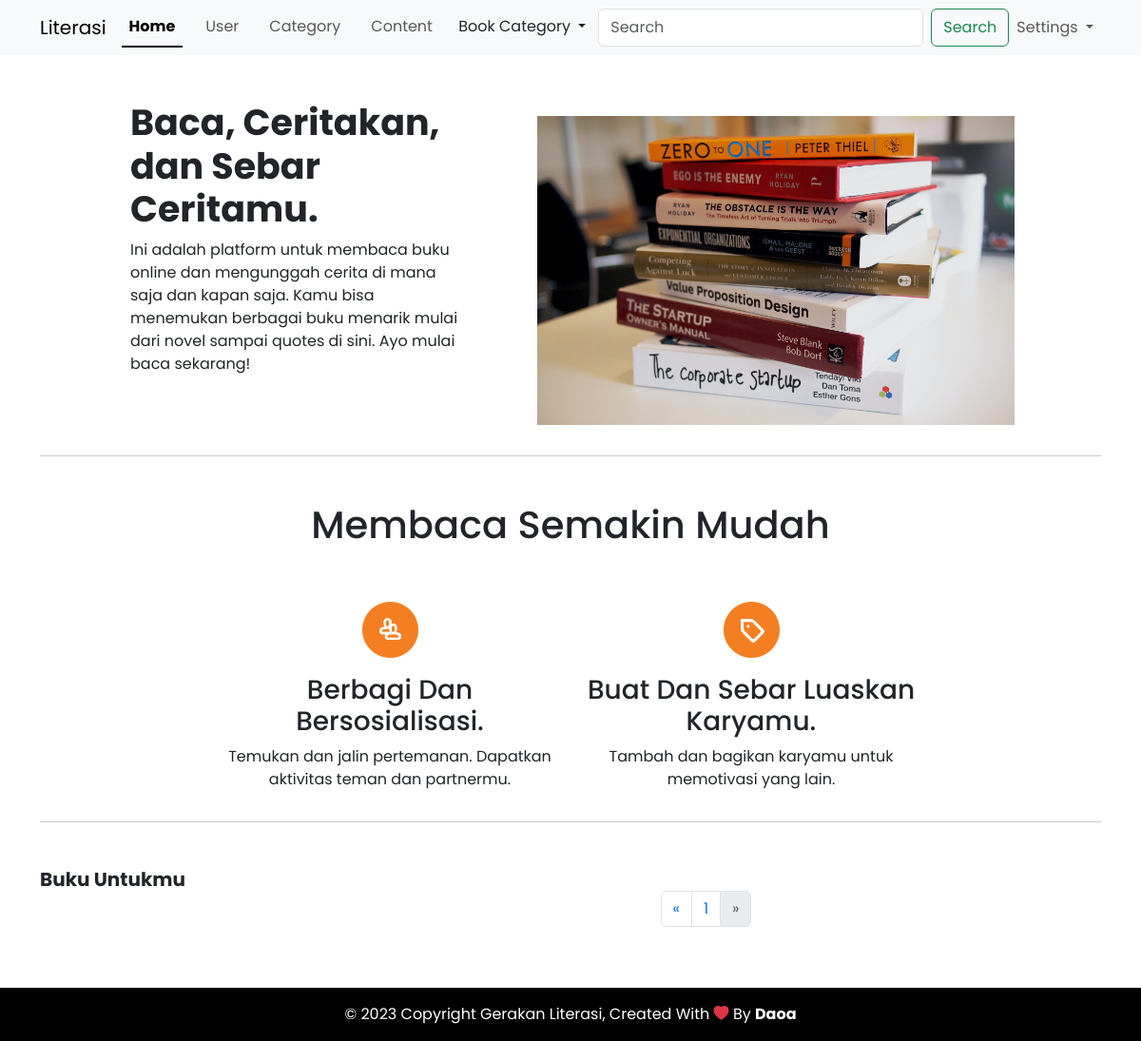
Page /index.php?page=2 (signed in) on the earlier database version.
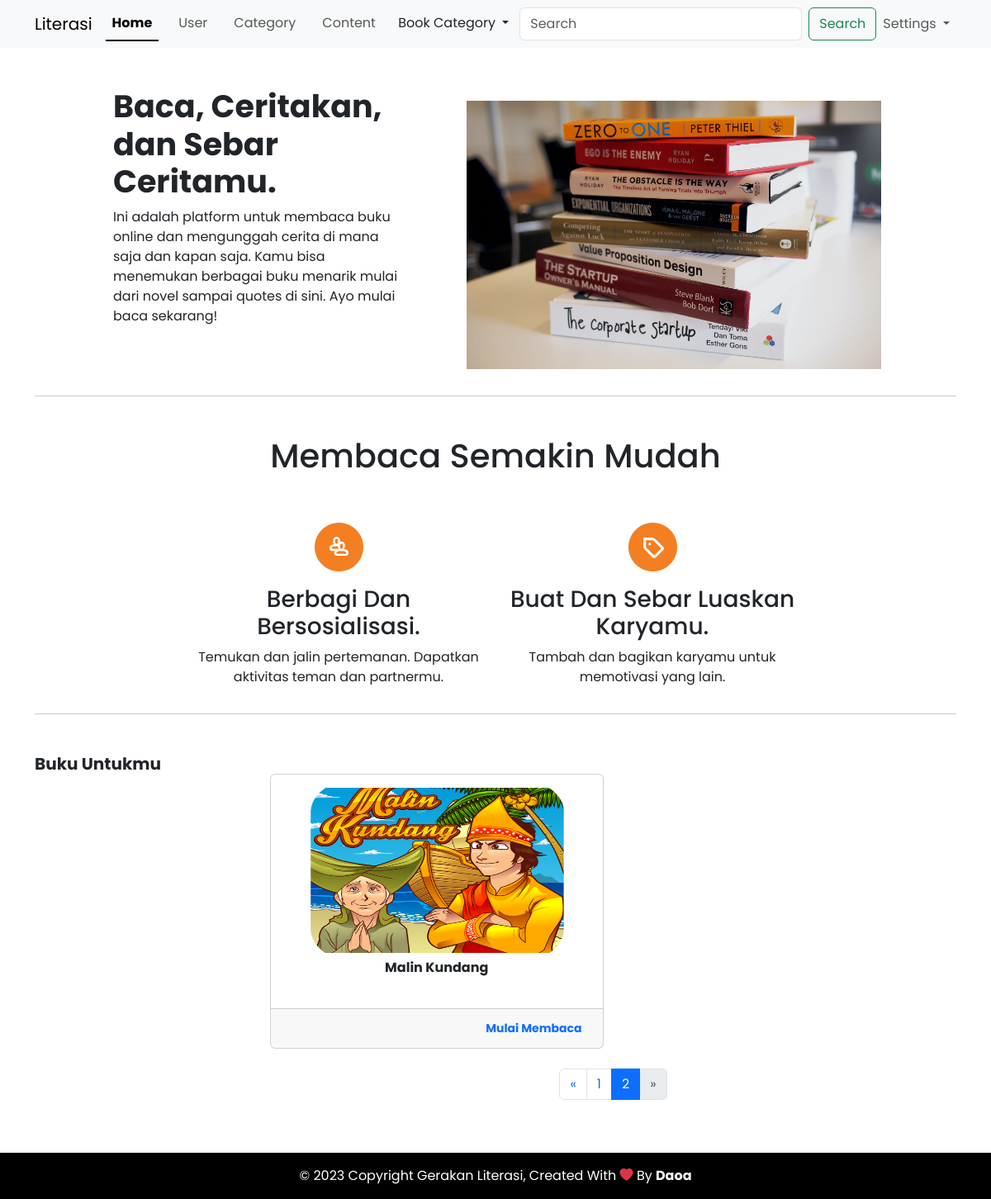
Same page on the later database version.
### tables this page shows
CREATE TABLE `content` (
  `id` int(11) NOT NULL,
  `title` varchar(255) NOT NULL,
  `slug` varchar(255) NOT NULL,
  `body` text NOT NULL,
  `thumbnail` varchar(255) NOT NULL,
  `like` int(11) DEFAULT NULL,
  `views` int(11) DEFAULT NULL,
  `category_id` int(11) NOT NULL,
  `user_id` int(11) NOT NULL,
  `created_at` timestamp NOT NULL DEFAULT current_timestamp() ON UPDATE current_timestamp()
);

### index.php (the view, shortened to what this page needs)
<?php
require "db.php";
$books_per_page = 4;
$page = isset($_GET['page']) && is_numeric($_GET['page']) ? intval($_GET['page']) : 1;
$offset = ($page - 1) * $books_per_page;
$search_query = isset($_GET['cari']) ? $_GET['cari'] : '';
$search_condition = !empty($search_query) ? "WHERE title LIKE '%$search_query%'" : '';
$total_books = $conn->query("SELECT COUNT(*) AS total FROM content $search_condition")->fetch_assoc()['total'];
$total_pages = ceil($total_books / $books_per_page);
$tampil = $conn->query("SELECT * FROM content $search_condition LIMIT $books_per_page OFFSET $offset");
?>
<!DOCTYPE html>
<html lang="en">
<head>
    <link rel="stylesheet" href="assets/bootstrap/css/bootstrap.min.css">
    <link rel="stylesheet" href="https://cdn.jsdelivr.net/npm/bootstrap-icons@1.10.5/font/bootstrap-icons.css">
    <link rel="stylesheet" href="assets/style.css">
</head>
<body>
  <nav class="navbar navbar-expand-lg bg-body-tertiary">
    <div class="container">
      <a class="navbar-brand" href="#">Literasi</a>
      <div class="collapse navbar-collapse" id="navbarNavDropdown">
        <ul class="navbar-nav nav-underline">
          <li class="nav-item">
            <a class="nav-link active" aria-current="page" href="#">Home</a>
          </li>
          <?php
          $level = $_SESSION['user'] == 'admin';
          if ($level) {
          ?>
            <li class="nav-item">
              <a class="nav-link" href="user">User</a>
            </li>
            <li class="nav-item">
              <a class="nav-link" href="category">Category</a>
            </li>
            <li class="nav-item">
              <a class="nav-link" href="writter">Content</a>
            </li>
          <?php } ?>
        </ul>
        <ul class="navbar-nav ms-auto">
          <div class="dropdown-center">
            <button class="btn dropdown-toggle" type="button" data-bs-toggle="dropdown" aria-expanded="false">
              Book Category
            </button>
          </div>
          <form method="get" class="d-flex" role="search">
    <input class="form-control me-2" type="search" placeholder="Search" name="cari" value="<?= htmlspecialchars($search_query) ?>" aria-label="Search">
    <button class="btn btn-outline-success" type="submit">Search</button>
</form>
          <li class="nav-item dropdown">
            <a class="nav-link dropdown-toggle" href="#" role="button" data-bs-toggle="dropdown" aria-expanded="false">
              Settings
            </a>
          </li>
        </ul>
      </div>
    </div>
  </nav>
  <section id="banner">
    <div class="container mt-5 mb-5">
      <div class="row justify-content-center">
        <div class="col-lg-4">
          <div class="col-12">
            <h1 class="header" style="font-size: 38px;">
              <span class="fw-bold">Baca, Ceritakan,<br>dan Sebar Ceritamu.</span>
            </h1>
          </div>
          <p class="desc">Ini adalah platform untuk membaca buku online dan mengunggah cerita di mana saja dan kapan saja. Kamu bisa menemukan berbagai buku menarik mulai dari novel sampai quotes di sini. Ayo mulai baca sekarang!</p>
        </div>
        <div class="col-lg-6">
          <img class="ms-5 py-3" id="lani" src="assets/img/book.jpg" alt="" width="92%" height="auto">
        </div>
      </div>
      <hr>
    </div>
  </section>
  <section id="about">
    <div class="container mt-5 mb-5">
      <div class="row">
        <div class="col-12">
          <h1 class="text-center md-5">Membaca Semakin Mudah</h1>
        </div>
      </div>
      <div class="row justify-content-center align-items-center pt-5">
        <div class="col-12 col-md-6 col-lg-4">
          <p class="text-center"><img src="assets/img/design-1.png" alt=""></p>
          <h3 class="text-center">Berbagi Dan Bersosialisasi.</h3>
          <p class="text-center">Temukan dan jalin pertemanan. Dapatkan aktivitas teman dan partnermu.</p>
        </div>
        <div class="col-12 col-md-6 col-lg-4">
          <p class="text-center"><img src="assets/img/design-2.png" alt=""></p>
          <h3 class="text-center">Buat Dan Sebar Luaskan Karyamu.</h3>
          <p class="text-center">Tambah dan bagikan karyamu untuk memotivasi yang lain.</p>
        </div>
      </div>
      <hr>
    </div>
  </section>
  <section id="project">
        <div class="container mt-5 mb-5">
            <div class="row">
                <div class="col-md-3">
                    <h5 class="fw-bold">Buku Untukmu</h5>
                </div>
                <div class="col-md-9">
                    <div class="row">
                        <?php foreach ($tampil as $show) { ?>
                            <div class="col-md-6 mt-4">
                                <div class="card">
                                    <div class="card-body">
                                        <div class="header pb-3">
                                            <img class="w-100" style="height: 200px;" src="writter/berkas/<?= $show['thumbnail'] ?>" alt="">
                                            <h6 class="fw-bold text-center mt-2"><?= $show['title'] ?></h6>
                                        </div>
                                    </div>
                                    <div class="card-footer">
                                        <div class="text-end">
                                            <a href="content.php?id=<?= $show['id'] ?>">
                                                <button class="btn btn-sm text-primary fw-bold">
                                                    Mulai Membaca
                                                </button>
                                            </a>
                                        </div>
                                    </div>
                                </div>
                            </div>
                        <?php } ?>
                    </div>
                    <nav aria-label="Page navigation example" class="mt-4">
                        <ul class="pagination justify-content-center">
                            <li class="page-item <?= $page <= 1 ? 'disabled' : '' ?>">
                                <a class="page-link" href="?page=<?= $page - 1 ?>" aria-label="Previous">
                                    <span aria-hidden="true">&laquo;</span>
                                </a>
                            </li>
                            <?php for ($i = 1; $i <= $total_pages; $i++) { ?>
                                <li class="page-item <?= $page == $i ? 'active' : '' ?>">
                                    <a class="page-link" href="?page=<?= $i ?>"><?= $i ?></a>
                                </li>
                            <?php } ?>
                            <li class="page-item <?= $page >= $total_pages ? 'disabled' : '' ?>">
                                <a class="page-link" href="?page=<?= $page + 1 ?>" aria-label="Next">
                                    <span aria-hidden="true">&raquo;</span>
                                </a>
                            </li>
                        </ul>
                    </nav>
                </div>
            </div>
        </div>
    </section>
    <footer class="bg-light text-center text-white">
        <div class="text-center p-3" style="background-color: black;">
            © 2023 Copyright Gerakan Literasi, Created With
            <i class="bi bi-heart-fill text-danger"></i> By <a href="https://www.instagram.com/dzikraa_24" class="fw-bold text-white text-decoration-none">Daoa</a>
        </div>
    </footer>
</body>
</html>

### assets/style.css (style rules this page uses)
body { font-family: 'Poppins'; }

Differences in the rows shown:
added content: thumbnail (picture), title "Malin Kundang"
Other differences:
new list line: "2"
